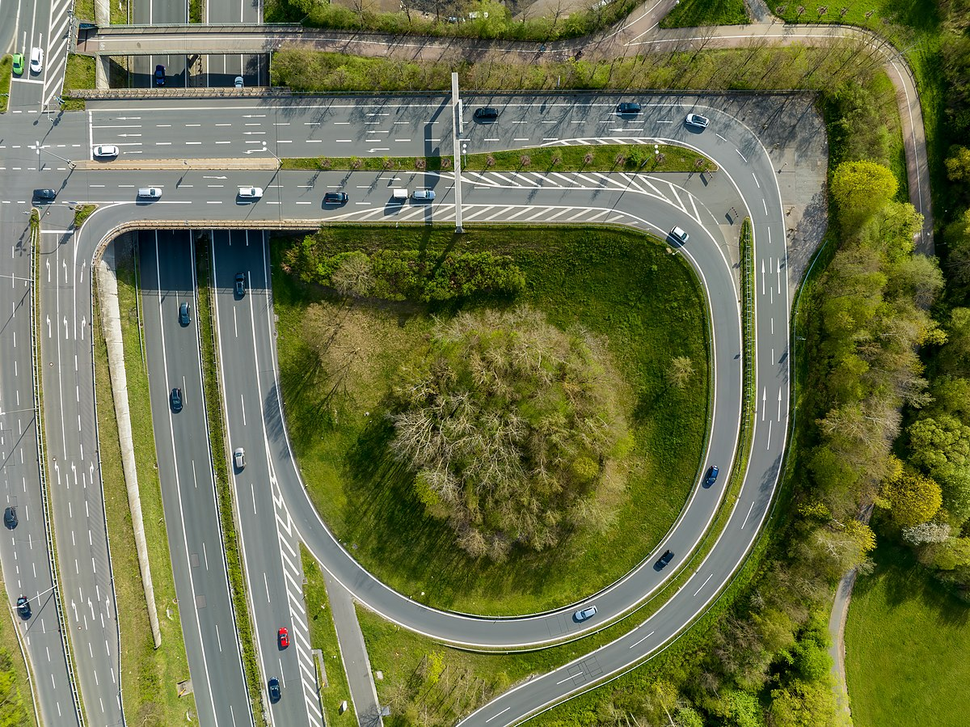
#> input picture udemy_course_tasks/chapter3/road.png, 970 x 727 px, shrunk from 1200 x 899 before the run, found by its file name
$ python images5.py
#> lines starting #> are read from the running program, lines starting #| are printed output that depends on the picture
import cv2 as cv
import numpy as np
import matplotlib.pyplot as plt

# Read the image in BGR format
image = cv.imread("D:\\courses\\OpenCV\\mastering_opencv(udemy)\\OpenCV\\chapter4\\road.png", cv.IMREAD_COLOR)
#> image is the input picture: shape (727, 970, 3); mean B, G, R 75, 113.8, 108.8

# Check if the image was loaded correctly
if image is None:
    raise FileNotFoundError("The image file was not found.")
else:
    print("Image loaded successfully:", image.shape)
#| Image loaded successfully: (727, 970, 3)

# Apply flipping operations
flipped_horz = cv.flip(image, 1)
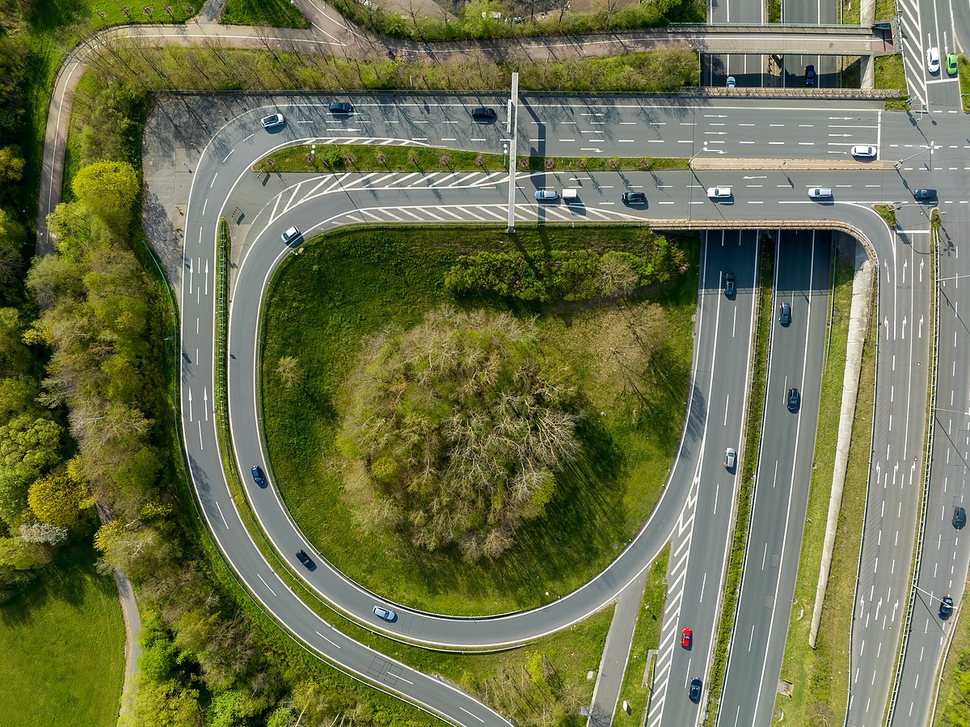
#> flipped_horz: shape (727, 970, 3); mean B, G, R 75, 113.8, 108.8
flipped_vert = cv.flip(image, 0)
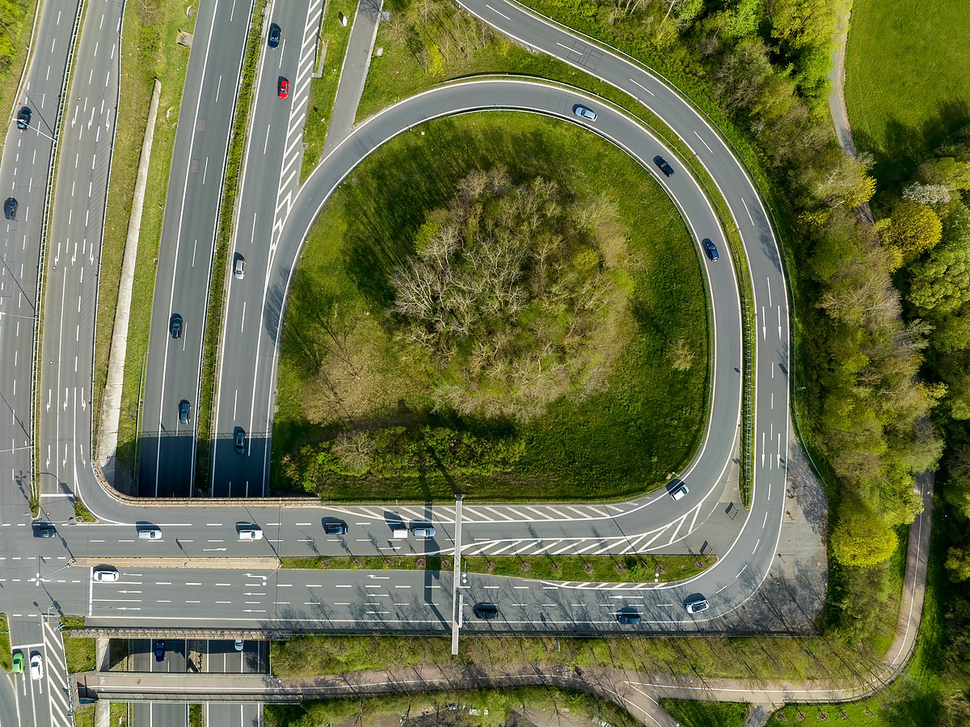
#> flipped_vert: shape (727, 970, 3); mean B, G, R 75, 113.8, 108.8
flipped_both = cv.flip(image, -1)
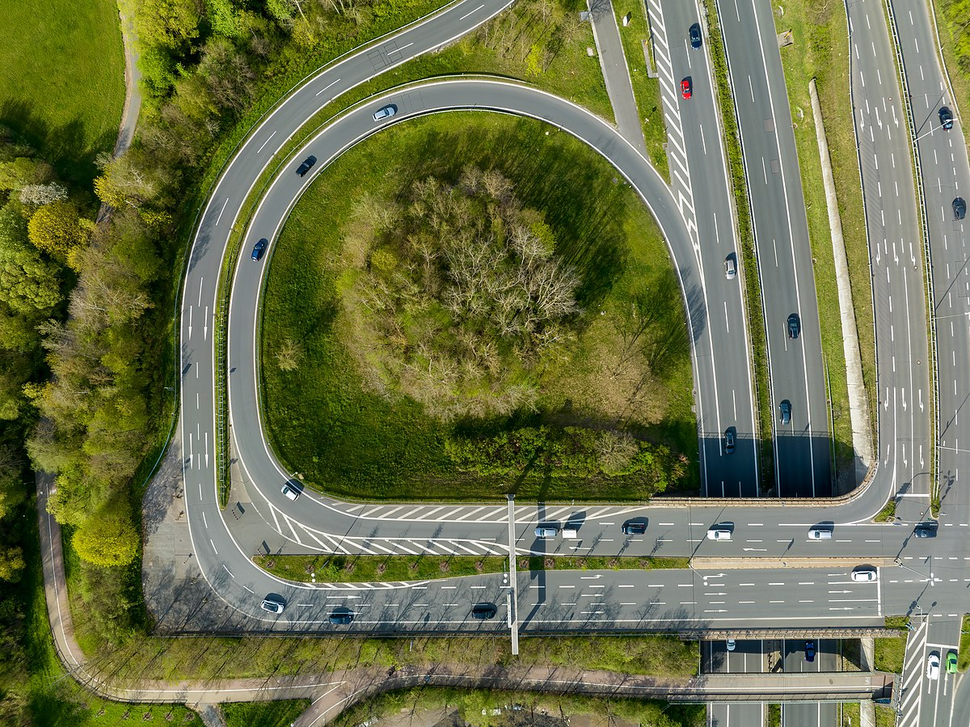
#> flipped_both: shape (727, 970, 3); mean B, G, R 75, 113.8, 108.8

# Set up the figure with a size of 20x5 inches
plt.figure(figsize=[15, 5])

# Display the horizontally flipped image
plt.subplot(141)
plt.imshow(cv.cvtColor(flipped_horz, cv.COLOR_BGR2RGB))
plt.title("Flipped Horizontally")

# Display the vertically flipped image
plt.subplot(142)
plt.imshow(cv.cvtColor(flipped_vert, cv.COLOR_BGR2RGB))
plt.title("Flipped Vertically")

# Display the image flipped both horizontally and vertically
plt.subplot(143)
plt.imshow(cv.cvtColor(flipped_both, cv.COLOR_BGR2RGB))
plt.title("Flipped Both")

# Display the original image
plt.subplot(144)
plt.imshow(cv.cvtColor(image, cv.COLOR_BGR2RGB))
plt.title("Original Image")

# Show all subplots
plt.show()
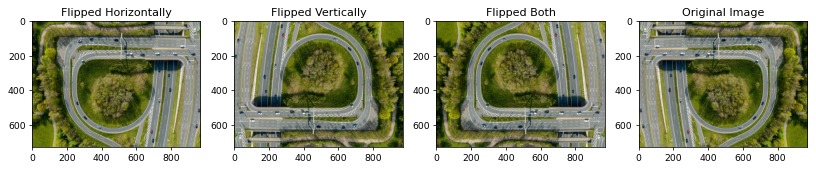
#> figure drawn by matplotlib, 4 panels

# Save the horizontally flipped image as "saved_ph5.png"
cv.imwrite("D:\\courses\\OpenCV\\mastering_opencv(udemy)\\OpenCV\\chapter4\\images5\\saved_ph5.1.png", flipped_horz)
cv.imwrite("D:\\courses\\OpenCV\\mastering_opencv(udemy)\\OpenCV\\chapter4\\images5\\saved_ph5.2.png", flipped_vert)
cv.imwrite("D:\\courses\\OpenCV\\mastering_opencv(udemy)\\OpenCV\\chapter4\\images5\\saved_ph5.3.png", flipped_both)
